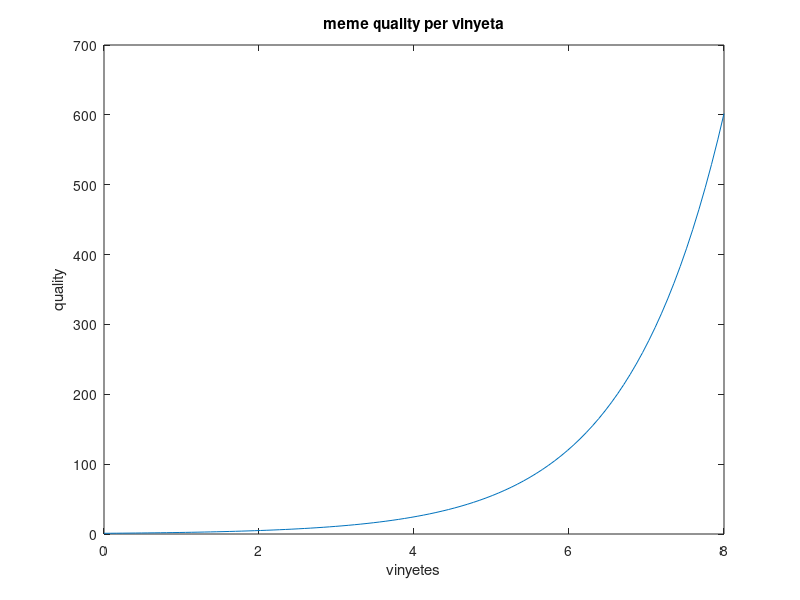

Here is the MATLAB script that generated this plot:

%% Exercici2



clear all;


t = linspace(0,8,100);


B = 3;

x = exp(0.8*t);
plot(t,x)

xlabel('vinyetes') 
ylabel('quality')
title('meme quality per vinyeta')